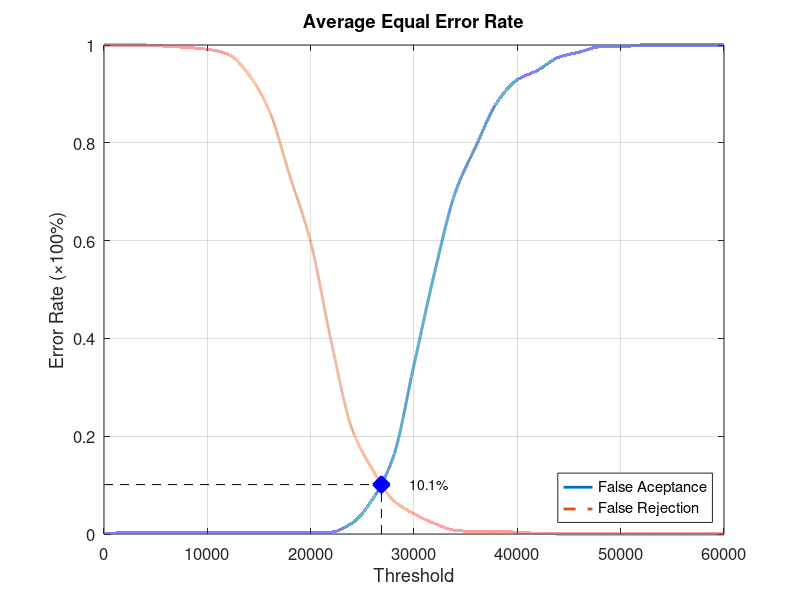
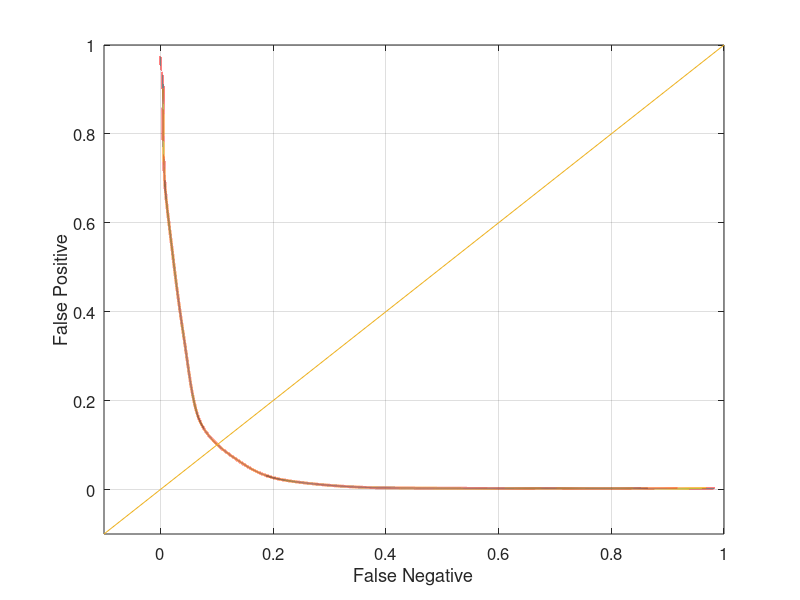

MATLAB code for these plots, in order:
function yEER = Experiment2Average
close all;
clear;
clc;
x = 0:2000:60000;
xq = 0:0.5:60000;

y0 = [0 0.00263158 0.00263158 0.00263158 0.00263158 0.00263158 0.00263158 0.00263158 0.00263158 0.00263158 0.00263158 0.00394737 0.0223684 0.0710526 0.157895 0.346053 0.535526 0.698684 0.793421 0.881579 0.928947 0.948684 0.975 0.985526 0.996053 0.996053 1 1 1 1 1];
yy0 = interp1(x, y0, xq, 'pchip');
y1 = [1 1 1 0.9975 0.995 0.99125 0.98125 0.94 0.865 0.73125 0.5975 0.3925 0.215 0.13125 0.06875 0.04125 0.02125 0.0075 0.005 0.005 0.00375 0.00125 0 0 0 0 0 0 0 0 0];
yy1 = interp1(x, y1, xq, 'pchip');

% Calculating EER: 
y2 = abs(y0 - y1);
find(y2 == min(y2))
yy2 = abs(yy0 - yy1);
xEER = find(yy2 == min(yy2));
xEERIndex = xq(xEER) % X-axis EER
yEER = yy0(xEER) % Y-axis EER

main = figure
plot(xq, yy0,'-','LineWidth', 2);	hold on
plot(xq, yy1,'--','LineWidth', 2);	hold on
plot([xEERIndex xEERIndex], [0 yEER], 'k--');	hold on
plot([0 xEERIndex], [yEER yEER], 'k--');	hold on
plot(xEERIndex, yEER, 'bx', 'LineWidth', 10);	hold on
text(xEERIndex + 10 * xEERIndex / 100, yEER, [num2str(round((10000 * yEER)) / 100) '%'])
legend('False Aceptance', 'False Rejection', 'Location', 'SouthEast')
xlabel('Threshold')
ylabel('Error Rate (\times100%)')
title('Average Equal Error Rate')
set(gca, 'FontSize', 12)
axis([0 60000 0 1])
grid on

print(main, 'Experiment2AverageMain', '-dpng');
FNRxFPR = figure('Color', [1 1 1]);
plot(yy1, yy0, '-', yy1, yy0, 'LineWidth', 2);
hold on
y = -0.1:0.1:1
plot(y, y); 
set(gca, 'FontSize', 12)
xlabel('False Negative')
ylabel('False Positive')
axis([-0.1 1 -0.1 1])
set(gca, 'FontSize', 12)
grid on

print(FNRxFPR, 'Experiment2AverageFNRxFPR','-dpng');
end
